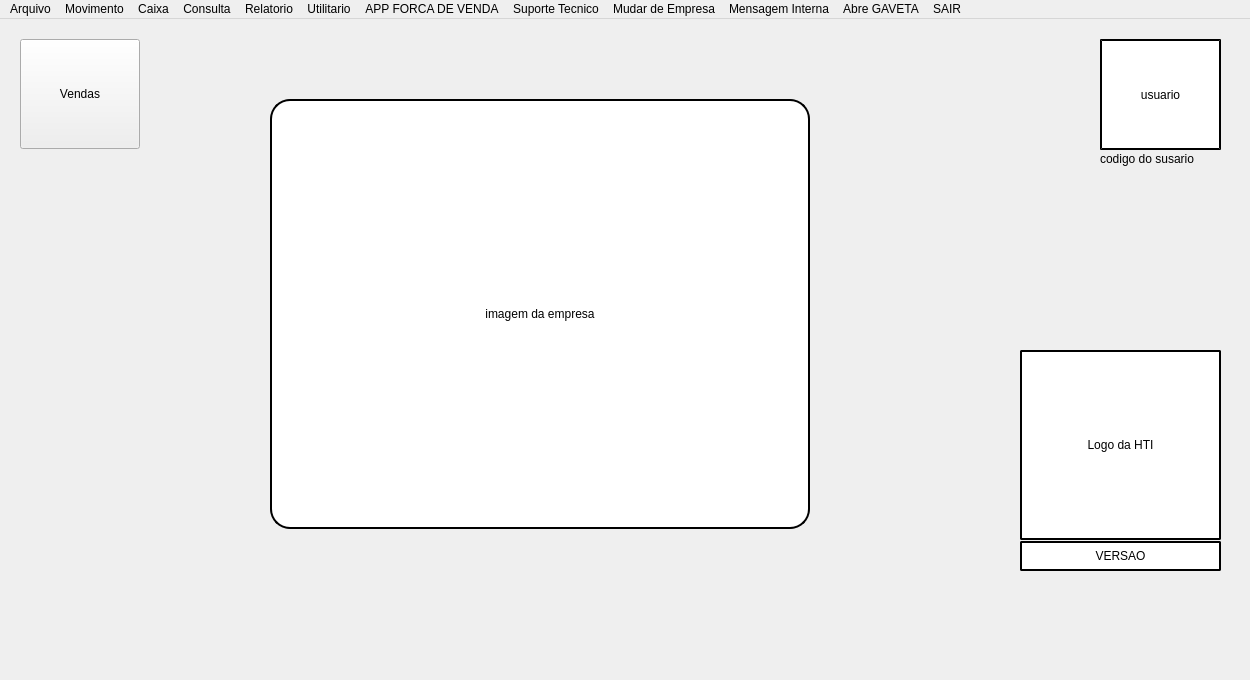
<?xml version="1.0" encoding="UTF-8"?>
<ui version="4.0">
 <class>MainWindow</class>
 <widget class="QMainWindow" name="MainWindow">
  <property name="geometry">
   <rect>
    <x>0</x>
    <y>0</y>
    <width>1250</width>
    <height>680</height>
   </rect>
  </property>
  <property name="windowTitle">
   <string>MainWindow</string>
  </property>
  <property name="styleSheet">
   <string notr="true"/>
  </property>
  <widget class="QWidget" name="centralwidget">
   <widget class="QLabel" name="imagem_menu">
    <property name="geometry">
     <rect>
      <x>270</x>
      <y>80</y>
      <width>540</width>
      <height>430</height>
     </rect>
    </property>
    <property name="styleSheet">
     <string notr="true">border-style: Outset;
background-color: rgb(255, 255, 255);
border-width: 2px;
border-radius: 20px;
</string>
    </property>
    <property name="text">
     <string>imagem da empresa</string>
    </property>
    <property name="scaledContents">
     <bool>false</bool>
    </property>
    <property name="alignment">
     <set>Qt::AlignCenter</set>
    </property>
   </widget>
   <widget class="QLabel" name="versao_menu">
    <property name="geometry">
     <rect>
      <x>1020</x>
      <y>522</y>
      <width>201</width>
      <height>30</height>
     </rect>
    </property>
    <property name="styleSheet">
     <string notr="true">border-style: Outset;
font: 75 12pt &quot;MS Shell Dlg 2&quot;;

background-color: rgb(255, 255, 255);
border-width: 2px;
border-radius: 2px;
</string>
    </property>
    <property name="text">
     <string>VERSAO</string>
    </property>
    <property name="alignment">
     <set>Qt::AlignCenter</set>
    </property>
   </widget>
   <widget class="QLabel" name="logohti">
    <property name="geometry">
     <rect>
      <x>1020</x>
      <y>331</y>
      <width>201</width>
      <height>190</height>
     </rect>
    </property>
    <property name="styleSheet">
     <string notr="true">border-style: Outset;

background-color: rgb(255, 255, 255);
border-width: 2px;
border-radius: 2px;
</string>
    </property>
    <property name="text">
     <string>Logo da HTI</string>
    </property>
    <property name="alignment">
     <set>Qt::AlignCenter</set>
    </property>
   </widget>
   <widget class="QLabel" name="usuario">
    <property name="geometry">
     <rect>
      <x>1100</x>
      <y>20</y>
      <width>121</width>
      <height>111</height>
     </rect>
    </property>
    <property name="styleSheet">
     <string notr="true">border-style: Outset;
background-color: rgb(255, 255, 255);
border-width: 2px;

</string>
    </property>
    <property name="text">
     <string>usuario</string>
    </property>
    <property name="alignment">
     <set>Qt::AlignCenter</set>
    </property>
   </widget>
   <widget class="QLabel" name="nome_usuario">
    <property name="geometry">
     <rect>
      <x>1100</x>
      <y>130</y>
      <width>120</width>
      <height>20</height>
     </rect>
    </property>
    <property name="styleSheet">
     <string notr="true"/>
    </property>
    <property name="text">
     <string>codigo do susario</string>
    </property>
   </widget>
   <widget class="QPushButton" name="bt_venda">
    <property name="geometry">
     <rect>
      <x>20</x>
      <y>20</y>
      <width>120</width>
      <height>110</height>
     </rect>
    </property>
    <property name="text">
     <string>Vendas</string>
    </property>
   </widget>
  </widget>
  <widget class="QMenuBar" name="menuBar">
   <property name="geometry">
    <rect>
     <x>0</x>
     <y>0</y>
     <width>1250</width>
     <height>25</height>
    </rect>
   </property>
   <widget class="QMenu" name="menuArquivo">
    <property name="title">
     <string>Arquivo</string>
    </property>
    <addaction name="actionProduto"/>
    <addaction name="actionCliente"/>
    <addaction name="actionUsuarios"/>
    <addaction name="actionFornecedor"/>
    <addaction name="actionCartoes"/>
    <addaction name="actionCondicoes_de_Pagamento"/>
    <addaction name="actionDespesas"/>
    <addaction name="actionTransportadora"/>
    <addaction name="actionFinanceira"/>
    <addaction name="actionCadastro_de_Bancos_Boletos"/>
    <addaction name="actionBancos_conta_corrente_int"/>
    <addaction name="actionEspecie_do_Produto"/>
    <addaction name="actionConta_Despesas_plano_de_conta"/>
    <addaction name="actionEstados_Imposto"/>
    <addaction name="actionCadastro_de_Cidade"/>
    <addaction name="actionMensagem_para_Observacao"/>
    <addaction name="actionProfissao_Ramo_Atividade"/>
    <addaction name="actionCFOP"/>
    <addaction name="actionNCM"/>
    <addaction name="actionCST_CSOSN"/>
    <addaction name="actionTipos_de_Documentos"/>
    <addaction name="actionGrupos_Sub_Grupo"/>
    <addaction name="actionRegiao_vendedor"/>
   </widget>
   <widget class="QMenu" name="menuMovimento">
    <property name="title">
     <string>Movimento</string>
    </property>
    <widget class="QMenu" name="menuPedido_de_Venda">
     <property name="title">
      <string>Pedido de Venda</string>
     </property>
     <addaction name="actionEmissao_de_Pedidos"/>
     <addaction name="actionAlteracao_de_Pedidos"/>
     <addaction name="action2a_Via_de_Pedidos"/>
     <addaction name="actionCancelamento_Pedidos"/>
     <addaction name="actionEstorno"/>
     <addaction name="actionEmitir_varios_PEDIDOS_ORCAMENTO"/>
     <addaction name="actionAgrupamento_de_PEDIDOS_2"/>
    </widget>
    <addaction name="menuPedido_de_Venda"/>
    <addaction name="actionNF_e_Nota_fiscal_eletronica"/>
    <addaction name="actionNFC_e_Nota_fiscal_consumidor_eletronica"/>
    <addaction name="actionCTE_Controle_de_transporte_eletronico"/>
    <addaction name="actionMDF_Manifesto_eletronico_de_documentos_fiscais"/>
    <addaction name="actionOrcamento"/>
    <addaction name="actionEntrada_de_Mercadoria"/>
    <addaction name="actionPedido_de_Compra"/>
    <addaction name="actionCheque_sem_fundo"/>
    <addaction name="actionDocumentos_a_PAGAR"/>
    <addaction name="actionDocumentos_a_RECEBER"/>
    <addaction name="actionBalanco"/>
    <addaction name="actionDevolucao_de_mercadoria_TROCA"/>
    <addaction name="actionBoleto_bancario_Promissoria"/>
    <addaction name="actionConta_corrente_Bancaria"/>
    <addaction name="actionRomaneio_de_carga"/>
    <addaction name="actionLista_de_FALTA_DE_PRODUTO"/>
    <addaction name="actionCredito_de_CLIENTE"/>
    <addaction name="actionOrdem_de_servicos"/>
    <addaction name="actionMenu_APP_CNNT"/>
    <addaction name="actionMenu_APP_da_HTI_Sistemas"/>
    <addaction name="actionColocar_e_retirar_PRODUTOS_EM_PROMOCAO"/>
    <addaction name="actionGerar_mensalidade_dos_Clientes"/>
    <addaction name="actionDetalhe_do_Produto"/>
    <addaction name="actionExpedicao_de_Pedidos"/>
    <addaction name="actionProtocolo_NOTAS_DE_ENTRADA"/>
   </widget>
   <widget class="QMenu" name="menuCaixa">
    <property name="title">
     <string>Caixa</string>
    </property>
    <addaction name="actionRecebimento_de_Pedidos"/>
    <addaction name="actionRecebimento_Diversos"/>
    <addaction name="actionVales"/>
    <addaction name="actionDespesas_2"/>
    <addaction name="actionCancelar_e_Alterar_Despesas"/>
    <addaction name="actionFechamento_do_Caixa"/>
    <addaction name="actionCancelar_Pedidos"/>
    <addaction name="actionFaturamento_por_Periodo"/>
    <addaction name="actionFundo_Caixa"/>
    <addaction name="actionRetirada_para_Deposito"/>
    <addaction name="actionBaixa_Documento_a_Receber"/>
    <addaction name="actionEstorno_de_Recebimento"/>
    <addaction name="actionDespesas_Administrativa"/>
    <addaction name="actionBaixa_de_Documento_Apagar"/>
    <addaction name="actionEmisso_de_RECIBOS"/>
    <addaction name="actionPreenchimento_de_Cheques"/>
    <addaction name="actionEmissao_de_CARNES"/>
    <addaction name="actionEmissao_de_CREDITO"/>
    <addaction name="actionConsulta_de_CEP_s"/>
    <addaction name="actionAlterar_Lancamento_do_CAIXA"/>
    <addaction name="actionRelatorio_do_CAIXA_por_PERIODO"/>
   </widget>
   <widget class="QMenu" name="menuRelatorio">
    <property name="title">
     <string>Relatorio</string>
    </property>
    <addaction name="actionTabela_de_Precos"/>
    <addaction name="actionTabela_de_Custo"/>
    <addaction name="actionMovimento_de_Produtos"/>
    <addaction name="actionEstatisticas"/>
    <addaction name="actionComissoes"/>
    <addaction name="actionCheque_sem_Fundo"/>
    <addaction name="actionEmissao_de_RECIBOS"/>
    <addaction name="actionProdutos_Abixo_do_minimo_ou_Maximo"/>
    <addaction name="actionDepesas_Vales_Recibos_Retirada_para_Deposito"/>
    <addaction name="actionCliente_Estatistica_Ativo_Inativos_Limites"/>
    <addaction name="actionDocumentos_a_PAGAR_3"/>
    <addaction name="actionDocumentos_a_RECEBER_3"/>
    <addaction name="actionRelatorio_de_Consultas"/>
    <addaction name="actionListagem_para_BALANCO"/>
    <addaction name="actionRelatorio_de_PEDIDOS_ORCAMENTOS"/>
    <addaction name="actionNotas_Fiscais"/>
    <addaction name="actionEtiquetas"/>
    <addaction name="actionEmissao_de_CARNES_2"/>
    <addaction name="actionTEXTTO"/>
    <addaction name="actionRelatorio_de_Produtos_com_precos_alterados"/>
    <addaction name="actionRelatorio_de_Devolucao_de_Produtos"/>
    <addaction name="actionRelatorio_de_Credito_de_Clientes"/>
    <addaction name="actionRelatoriio_de_INVENTARIO_DOS_PRODUTOS"/>
    <addaction name="actionPlanilha_para_cadastro_clientes"/>
   </widget>
   <widget class="QMenu" name="menuUtilitario">
    <property name="title">
     <string>Utilitario</string>
    </property>
   </widget>
   <widget class="QMenu" name="menuAPP_FORCA_DE_VENDA">
    <property name="title">
     <string>APP FORCA DE VENDA</string>
    </property>
   </widget>
   <widget class="QMenu" name="menuSuporte_Tecnico">
    <property name="title">
     <string>Suporte Tecnico</string>
    </property>
   </widget>
   <widget class="QMenu" name="menuMudar_de_Empresa">
    <property name="title">
     <string>Mudar de Empresa</string>
    </property>
   </widget>
   <widget class="QMenu" name="menuMensagem_Interna">
    <property name="title">
     <string>Mensagem Interna</string>
    </property>
   </widget>
   <widget class="QMenu" name="menuAbre_GAVETA">
    <property name="title">
     <string>Abre GAVETA</string>
    </property>
   </widget>
   <widget class="QMenu" name="menuSAIR">
    <property name="title">
     <string>SAIR</string>
    </property>
    <addaction name="actionSAIR"/>
   </widget>
   <widget class="QMenu" name="menuConsulta">
    <property name="title">
     <string>Consulta</string>
    </property>
    <addaction name="actionProduto_2"/>
    <addaction name="actionMovimento_2"/>
    <addaction name="actionCliente_2"/>
    <addaction name="actionFornecedor_Outras_Despesas"/>
    <addaction name="actionCheque"/>
    <addaction name="actionDocumentos"/>
    <addaction name="actionPedidos"/>
    <addaction name="actionDocumentos_a_RECEBER_2"/>
    <addaction name="actionDocumentos_a_PAGAR_2"/>
    <addaction name="actionNF_s_Emitidas_Recebidas"/>
    <addaction name="actionFaturamento_por_Periodo_2"/>
    <addaction name="actionDespesas_Vales_Retiradas"/>
    <addaction name="actionFluxo_de_Caixa"/>
    <addaction name="actionCalculo_de_Financiamento"/>
    <addaction name="actionCalulo_de_Custo_Produto"/>
    <addaction name="actionConta_Corrente_Banco"/>
    <addaction name="actionConsulta_por_Telefone_Clientes"/>
    <addaction name="actionConsulta_de_Juros_por_Documento"/>
    <addaction name="actionConsulta_Recebimento"/>
    <addaction name="actionFechamento_Financeiro_do_Mes"/>
    <addaction name="actionESTATISTICA_de_Vendedor"/>
   </widget>
   <addaction name="menuArquivo"/>
   <addaction name="menuMovimento"/>
   <addaction name="menuCaixa"/>
   <addaction name="menuConsulta"/>
   <addaction name="menuRelatorio"/>
   <addaction name="menuUtilitario"/>
   <addaction name="menuAPP_FORCA_DE_VENDA"/>
   <addaction name="menuSuporte_Tecnico"/>
   <addaction name="menuMudar_de_Empresa"/>
   <addaction name="menuMensagem_Interna"/>
   <addaction name="menuAbre_GAVETA"/>
   <addaction name="menuSAIR"/>
  </widget>
  <action name="actionMovimento">
   <property name="text">
    <string>Movimento</string>
   </property>
  </action>
  <action name="actionProduto">
   <property name="text">
    <string>Produto</string>
   </property>
  </action>
  <action name="actionCliente">
   <property name="text">
    <string>Cliente</string>
   </property>
  </action>
  <action name="actionUsuarios">
   <property name="text">
    <string>Usuarios</string>
   </property>
  </action>
  <action name="actionFornecedor">
   <property name="text">
    <string>Fornecedor</string>
   </property>
  </action>
  <action name="actionSAIR">
   <property name="text">
    <string>SAIR</string>
   </property>
  </action>
  <action name="actionUsuario_Vendedor">
   <property name="text">
    <string>Usuario / Vendedor</string>
   </property>
  </action>
  <action name="actionEstados_Imposto">
   <property name="text">
    <string>Estados / Imposto</string>
   </property>
  </action>
  <action name="actionCartoes">
   <property name="text">
    <string>Cartoes</string>
   </property>
  </action>
  <action name="actionDespesas">
   <property name="text">
    <string>Despesas</string>
   </property>
  </action>
  <action name="actionTransportadora">
   <property name="text">
    <string>Transportadora</string>
   </property>
  </action>
  <action name="actionCFOP">
   <property name="text">
    <string>CFOP</string>
   </property>
  </action>
  <action name="actionFinanceira">
   <property name="text">
    <string>Financeira</string>
   </property>
  </action>
  <action name="actionBancos_conta_corrente_int">
   <property name="text">
    <string>Bancos (conta corrente int.)</string>
   </property>
  </action>
  <action name="actionEspecie_do_Produto">
   <property name="text">
    <string>Especie do Produto</string>
   </property>
  </action>
  <action name="actionConta_Despesas_plano_de_conta">
   <property name="text">
    <string>Conta Despesas (plano de conta)</string>
   </property>
  </action>
  <action name="actionRegiao_vendedor">
   <property name="text">
    <string>Regiao (vendedor)</string>
   </property>
  </action>
  <action name="actionCadastro_de_Cidade">
   <property name="text">
    <string>Cadastro de Cidade</string>
   </property>
  </action>
  <action name="actionCondicoes_de_Pagamento">
   <property name="text">
    <string>Condicoes de Pagamento</string>
   </property>
  </action>
  <action name="actionMensagem_para_Observacao">
   <property name="text">
    <string>Mensagem para Observacao</string>
   </property>
  </action>
  <action name="actionProfissao_Ramo_Atividade">
   <property name="text">
    <string>Profissao / Ramo Atividade</string>
   </property>
  </action>
  <action name="actionCadastro_de_Bancos_Boletos">
   <property name="text">
    <string>Cadastro de Bancos (Boletos)</string>
   </property>
  </action>
  <action name="actionNCM">
   <property name="text">
    <string>NCM</string>
   </property>
  </action>
  <action name="actionCST_CSOSN">
   <property name="text">
    <string>CST / CSOSN</string>
   </property>
  </action>
  <action name="actionTipos_de_Documentos">
   <property name="text">
    <string>Tipos de Documentos</string>
   </property>
  </action>
  <action name="actionGrupos_Sub_Grupo">
   <property name="text">
    <string>Grupos / Sub-Grupo</string>
   </property>
  </action>
  <action name="actionNF_e_Nota_fiscal_eletronica">
   <property name="text">
    <string>NF-e - Nota fiscal eletronica</string>
   </property>
  </action>
  <action name="actionNFC_e_Nota_fiscal_consumidor_eletronica">
   <property name="text">
    <string>NFC-e Nota fiscal consumidor eletronica</string>
   </property>
  </action>
  <action name="actionEntrada_de_Mercadoria">
   <property name="text">
    <string>Entrada de Mercadoria</string>
   </property>
  </action>
  <action name="actionPedido_de_Compra">
   <property name="text">
    <string>Pedido de Compra</string>
   </property>
  </action>
  <action name="actionOrcamento">
   <property name="text">
    <string>Orcamento</string>
   </property>
  </action>
  <action name="actionCheque_sem_fundo">
   <property name="text">
    <string>Cheque sem fundo</string>
   </property>
  </action>
  <action name="actionCTE_Controle_de_transporte_eletronico">
   <property name="text">
    <string>CTE - Controle de transporte eletronico</string>
   </property>
  </action>
  <action name="actionMDF_Manifesto_eletronico_de_documentos_fiscais">
   <property name="text">
    <string>MDF - Manifesto eletronico de documentos fiscais</string>
   </property>
  </action>
  <action name="actionDocumentos_a_PAGAR">
   <property name="text">
    <string>Documentos a PAGAR</string>
   </property>
  </action>
  <action name="actionDocumentos_a_RECEBER">
   <property name="text">
    <string>Documentos a RECEBER</string>
   </property>
  </action>
  <action name="actionBalanco">
   <property name="text">
    <string>Balanco</string>
   </property>
  </action>
  <action name="actionDevolucao_de_mercadoria_TROCA">
   <property name="text">
    <string>Devolucao de mercadoria (TROCA)</string>
   </property>
  </action>
  <action name="actionBoleto_bancario_Promissoria">
   <property name="text">
    <string>Boleto bancario / Promissoria</string>
   </property>
  </action>
  <action name="actionConta_corrente_Bancaria">
   <property name="text">
    <string>Conta corrente Bancaria</string>
   </property>
  </action>
  <action name="actionAgrupamento_de_PEDIDOS">
   <property name="text">
    <string>Agrupamento de PEDIDOS</string>
   </property>
  </action>
  <action name="actionRomaneio_de_carga">
   <property name="text">
    <string>Romaneio de carga</string>
   </property>
  </action>
  <action name="actionLista_de_FALTA_DE_PRODUTO">
   <property name="text">
    <string>Lista de FALTA DE PRODUTO</string>
   </property>
  </action>
  <action name="actionCredito_de_CLIENTE">
   <property name="text">
    <string>Credito de CLIENTE</string>
   </property>
  </action>
  <action name="actionOrdem_de_servicos">
   <property name="text">
    <string>Ordem de servicos</string>
   </property>
  </action>
  <action name="actionMenu_APP_CNNT">
   <property name="text">
    <string>Menu APP CNNT</string>
   </property>
  </action>
  <action name="actionMenu_APP_da_HTI_Sistemas">
   <property name="text">
    <string>Menu APP da HTI Sistemas</string>
   </property>
  </action>
  <action name="actionColocar_e_retirar_PRODUTOS_EM_PROMOCAO">
   <property name="text">
    <string>Colocar e retirar PRODUTOS EM PROMOCAO</string>
   </property>
  </action>
  <action name="actionGerar_mensalidade_dos_Clientes">
   <property name="text">
    <string>Gerar mensalidade dos Clientes</string>
   </property>
  </action>
  <action name="actionDetalhe_do_Produto">
   <property name="text">
    <string>Detalhe do Produto</string>
   </property>
  </action>
  <action name="actionExpedicao_de_Pedidos">
   <property name="text">
    <string>Expedicao de Pedidos</string>
   </property>
  </action>
  <action name="actionProtocolo_NOTAS_DE_ENTRADA">
   <property name="text">
    <string>Protocolo NOTAS DE ENTRADA</string>
   </property>
  </action>
  <action name="actionRecebimento_de_Pedidos">
   <property name="text">
    <string>Recebimento de Pedidos</string>
   </property>
  </action>
  <action name="actionRecebimento_Diversos">
   <property name="text">
    <string>Recebimento Diversos</string>
   </property>
  </action>
  <action name="actionVales">
   <property name="text">
    <string>Vales</string>
   </property>
  </action>
  <action name="actionDespesas_2">
   <property name="text">
    <string>Despesas</string>
   </property>
  </action>
  <action name="actionCancelar_e_Alterar_Despesas">
   <property name="text">
    <string>Cancelar e Alterar Despesas</string>
   </property>
  </action>
  <action name="actionFechamento_do_Caixa">
   <property name="text">
    <string>Fechamento do Caixa</string>
   </property>
  </action>
  <action name="actionCancelar_Pedidos">
   <property name="text">
    <string>Cancelar Pedidos</string>
   </property>
  </action>
  <action name="actionFaturamento_por_Periodo">
   <property name="text">
    <string>Faturamento por Periodo</string>
   </property>
  </action>
  <action name="actionFundo_Caixa">
   <property name="text">
    <string>Fundo Caixa</string>
   </property>
  </action>
  <action name="actionRetirada_para_Deposito">
   <property name="text">
    <string>Retirada para Deposito</string>
   </property>
  </action>
  <action name="actionBaixa_Documento_a_Receber">
   <property name="text">
    <string>Baixa Documento a Receber</string>
   </property>
  </action>
  <action name="actionEstorno_de_Recebimento">
   <property name="text">
    <string>Estorno de Recebimento</string>
   </property>
  </action>
  <action name="actionDespesas_Administrativa">
   <property name="text">
    <string>Despesas Administrativa</string>
   </property>
  </action>
  <action name="actionBaixa_de_Documento_Apagar">
   <property name="text">
    <string>Baixa de Documento Apagar</string>
   </property>
  </action>
  <action name="actionEmisso_de_RECIBOS">
   <property name="text">
    <string>Emisso de RECIBOS</string>
   </property>
  </action>
  <action name="actionPreenchimento_de_Cheques">
   <property name="text">
    <string>Preenchimento de Cheques</string>
   </property>
  </action>
  <action name="actionEmissao_de_CARNES">
   <property name="text">
    <string>Emissao de CARNES</string>
   </property>
  </action>
  <action name="actionEmissao_de_CREDITO">
   <property name="text">
    <string>Emissao de CREDITO</string>
   </property>
  </action>
  <action name="actionConsulta_de_CEP_s">
   <property name="text">
    <string>Consulta de CEP's</string>
   </property>
  </action>
  <action name="actionAlterar_Lancamento_do_CAIXA">
   <property name="text">
    <string>Alterar Lancamento do CAIXA</string>
   </property>
  </action>
  <action name="actionRelatorio_do_CAIXA_por_PERIODO">
   <property name="text">
    <string>Relatorio do CAIXA por PERIODO</string>
   </property>
  </action>
  <action name="actionProduto_2">
   <property name="text">
    <string>Produto</string>
   </property>
  </action>
  <action name="actionMovimento_2">
   <property name="text">
    <string>Movimento</string>
   </property>
  </action>
  <action name="actionCliente_2">
   <property name="text">
    <string>Cliente</string>
   </property>
  </action>
  <action name="actionFornecedor_Outras_Despesas">
   <property name="text">
    <string>Fornecedor / Outras Despesas</string>
   </property>
  </action>
  <action name="actionCheque">
   <property name="text">
    <string>Cheques</string>
   </property>
  </action>
  <action name="actionDocumentos">
   <property name="text">
    <string>Documentos</string>
   </property>
  </action>
  <action name="actionPedidos">
   <property name="text">
    <string>Pedidos</string>
   </property>
  </action>
  <action name="actionDocumentos_a_RECEBER_2">
   <property name="text">
    <string>Documentos a RECEBER</string>
   </property>
  </action>
  <action name="actionDocumentos_a_PAGAR_2">
   <property name="text">
    <string>Documentos a PAGAR</string>
   </property>
  </action>
  <action name="actionNF_s_Emitidas_Recebidas">
   <property name="text">
    <string>NF's Emitidas / Recebidas</string>
   </property>
  </action>
  <action name="actionFaturamento_por_Periodo_2">
   <property name="text">
    <string>Faturamento por Periodo</string>
   </property>
  </action>
  <action name="actionDespesas_Vales_Retiradas">
   <property name="text">
    <string>Despesas / Vales / Retiradas</string>
   </property>
  </action>
  <action name="actionFluxo_de_Caixa">
   <property name="text">
    <string>Fluxo de Caixa</string>
   </property>
  </action>
  <action name="actionCalculo_de_Financiamento">
   <property name="text">
    <string>Calculo de Financiamento</string>
   </property>
  </action>
  <action name="actionCalulo_de_Custo_Produto">
   <property name="text">
    <string>Calulo de Custo Produto</string>
   </property>
  </action>
  <action name="actionConta_Corrente_Banco">
   <property name="text">
    <string>Conta Corrente Banco</string>
   </property>
  </action>
  <action name="actionConsulta_por_Telefone_Clientes">
   <property name="text">
    <string>Consulta por Telefone Clientes</string>
   </property>
  </action>
  <action name="actionConsulta_de_Juros_por_Documento">
   <property name="text">
    <string>Consulta de Juros por Documento</string>
   </property>
  </action>
  <action name="actionConsulta_Recebimento">
   <property name="text">
    <string>Consulta Recebimento</string>
   </property>
  </action>
  <action name="actionFechamento_Financeiro_do_Mes">
   <property name="text">
    <string>Fechamento Financeiro do Mes</string>
   </property>
  </action>
  <action name="actionESTATISTICA_de_Vendedor">
   <property name="text">
    <string>ESTATISTICA de Vendedor</string>
   </property>
  </action>
  <action name="actionTabela_de_Precos">
   <property name="text">
    <string>Tabela de Precos</string>
   </property>
  </action>
  <action name="actionTabela_de_Custo">
   <property name="text">
    <string>Tabela de Custo</string>
   </property>
  </action>
  <action name="actionMovimento_de_Produtos">
   <property name="text">
    <string>Movimento de Produtos</string>
   </property>
  </action>
  <action name="actionEstatisticas">
   <property name="text">
    <string>Estatisticas</string>
   </property>
  </action>
  <action name="actionComissoes">
   <property name="text">
    <string>Comissoes</string>
   </property>
  </action>
  <action name="actionCheque_sem_Fundo">
   <property name="text">
    <string>Cheque sem Fundo</string>
   </property>
  </action>
  <action name="actionEmissao_de_RECIBOS">
   <property name="text">
    <string>Emissao de RECIBOS</string>
   </property>
  </action>
  <action name="actionProdutos_Abixo_do_minimo_ou_Maximo">
   <property name="text">
    <string>Produtos Abixo do minimo ou Maximo*</string>
   </property>
  </action>
  <action name="actionDepesas_Vales_Recibos_Retirada_para_Deposito">
   <property name="text">
    <string>Depesas / Vales / Recibos / Retirada para Deposito</string>
   </property>
  </action>
  <action name="actionCliente_Estatistica_Ativo_Inativos_Limites">
   <property name="text">
    <string>Cliente(Estatistica / Ativo / Inativos / Limites)*</string>
   </property>
  </action>
  <action name="actionDocumentos_a_PAGAR_3">
   <property name="text">
    <string>Documentos a PAGAR</string>
   </property>
  </action>
  <action name="actionDocumentos_a_RECEBER_3">
   <property name="text">
    <string>Documentos a RECEBER</string>
   </property>
  </action>
  <action name="actionRelatorio_de_Consultas">
   <property name="text">
    <string>Relatorio de Consultas*</string>
   </property>
  </action>
  <action name="actionListagem_para_BALANCO">
   <property name="text">
    <string>Relatorio para BALANCO</string>
   </property>
  </action>
  <action name="actionRelatorio_de_PEDIDOS_ORCAMENTOS">
   <property name="text">
    <string>Relatorio de PEDIDOS / ORCAMENTOS</string>
   </property>
  </action>
  <action name="actionNotas_Fiscais">
   <property name="text">
    <string>Notas Fiscais</string>
   </property>
  </action>
  <action name="actionEtiquetas">
   <property name="text">
    <string>Etiquetas*</string>
   </property>
  </action>
  <action name="actionEmissao_de_CARNES_2">
   <property name="text">
    <string>Emissao de Cadastro*</string>
   </property>
  </action>
  <action name="actionTEXTTO">
   <property name="text">
    <string>TEXTO</string>
   </property>
  </action>
  <action name="actionRelatorio_de_Produtos_com_precos_alterados">
   <property name="text">
    <string>Relatorio de Produtos com precos alterados*</string>
   </property>
  </action>
  <action name="actionRelatorio_de_Devolucao_de_Produtos">
   <property name="text">
    <string>Relatorio de Devolucao de Produtos*</string>
   </property>
  </action>
  <action name="actionRelatorio_de_Credito_de_Clientes">
   <property name="text">
    <string>Relatorio de Credito de Clientes*</string>
   </property>
  </action>
  <action name="actionRelatoriio_de_INVENTARIO_DOS_PRODUTOS">
   <property name="text">
    <string>Relatoriio de INVENTARIO DOS PRODUTOS</string>
   </property>
  </action>
  <action name="actionPlanilha_para_cadastro_clientes">
   <property name="text">
    <string>Planilha para cadastro clientes *</string>
   </property>
  </action>
  <action name="actionEmissao_de_Pedidos">
   <property name="text">
    <string>Emissao de Pedidos</string>
   </property>
  </action>
  <action name="actionAlteracao_de_Pedidos">
   <property name="text">
    <string>Alteracao de Pedidos</string>
   </property>
  </action>
  <action name="action2a_Via_de_Pedidos">
   <property name="text">
    <string>2a.Via de Pedidos</string>
   </property>
  </action>
  <action name="actionCancelamento_Pedidos">
   <property name="text">
    <string>Cancelamento Pedidos</string>
   </property>
  </action>
  <action name="actionEstorno">
   <property name="text">
    <string>Estorno de Cancelamento</string>
   </property>
  </action>
  <action name="actionEmitir_varios_PEDIDOS_ORCAMENTO">
   <property name="text">
    <string>Emitir varios PEDIDOS/ORCAMENTO</string>
   </property>
  </action>
  <action name="actionAgrupamento_de_PEDIDOS_2">
   <property name="text">
    <string>Agrupamento de PEDIDOS</string>
   </property>
  </action>
 </widget>
 <resources/>
 <connections/>
</ui>
